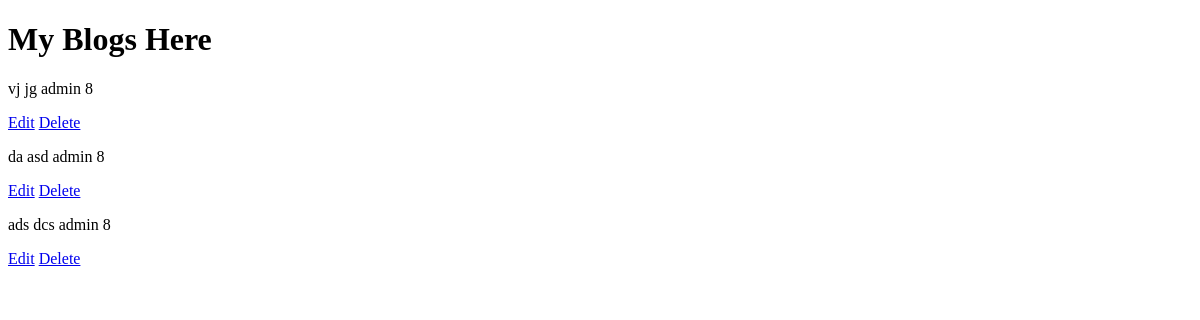
Before: /mypage/ (signed in) with the older database file.
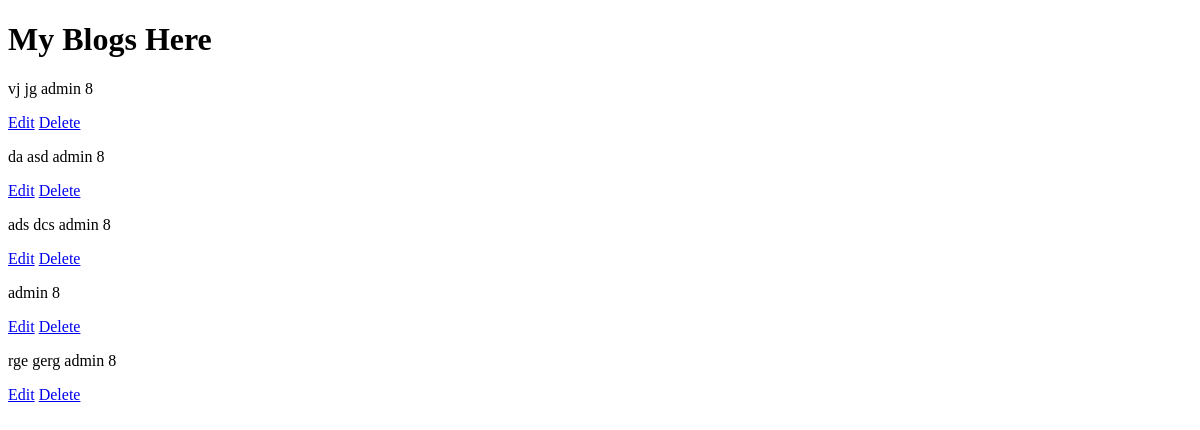
After: the same page with the newer database file.
### login/models.py (models this page shows)
class blog_data(models.Model):
	title=models.CharField(max_length=500,blank=False,null=False)
	body=models.CharField(max_length=2000,blank=False,null=False)
	author = models.ForeignKey(User,on_delete=models.CASCADE)
	objects = models.Manager()

### login/views.py (the view)
# urls.py: path('mypage/',mypage, name='mypage'),
def mypage(request):
	if request.method=='GET':
		userid = request.session['user_id']
		my_post = blog_data.objects.filter(author_id = userid)
		return render(request,'mypost.html',{'my_post':my_post})

### templates/mypost.html (shortened to what this page needs)
<!DOCTYPE html>
<html lang="en">
<head>
</head>
<body>
    <h1>My Blogs Here</h1>
    {% for blog_data in my_post %}
    <p>
        {{ blog_data.title}}
        {{ blog_data.body }}
        {{ blog_data.author }}
        {{ blog_data.author_id }}
    </p>
    <td><a href="{% url 'edit' blog_data.id %}">Edit</a></td>
    <td><a href="{% url 'deletepost' blog_data.id %}">Delete</a></td>
    {% endfor %}
</body>
</html>

Changed rows visible on the page:
added blog_data: author "admin", author_id "8"
added blog_data: title "rge", body "gerg", author "admin", author_id "8"
